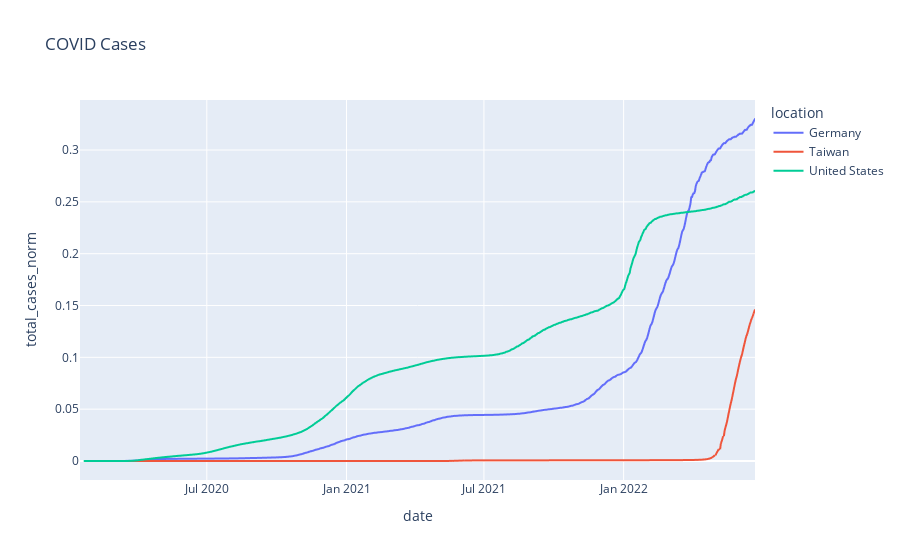

This figure's notebook cell:
### Code cell
figAllNormalized = px.line(df_allSelectedCountries, x="date", y="total_cases_norm", color="location", title="COVID Cases")
figAllNormalized.show()

### Figure 1 — Plotly figure (JSON) as saved in the notebook; plotly's stock layout.template omitted (floating-point values rounded to 4 significant figures; data arrays with more than 128 entries replaced by an {"elided": "..."} marker saying what was removed)
{"data": [{"hovertemplate": "location=Germany<br>date=%{x}<br>total_cases_norm=%{y}<extra></extra>", "legendgroup": "Germany", "line": {"color": "#636efa", "dash": "solid"}, "marker": {"symbol": "circle"}, "mode": "lines", "name": "Germany", "showlegend": true, "type": "scattergl", "x": {"elided": "879 str values"}, "xaxis": "x", "y": {"elided": "879 float values"}, "yaxis": "y"}, {"hovertemplate": "location=Taiwan<br>date=%{x}<br>total_cases_norm=%{y}<extra></extra>", "legendgroup": "Taiwan", "line": {"color": "#EF553B", "dash": "solid"}, "marker": {"symbol": "circle"}, "mode": "lines", "name": "Taiwan", "showlegend": true, "type": "scattergl", "x": {"elided": "890 str values"}, "xaxis": "x", "y": {"elided": "890 float values"}, "yaxis": "y"}, {"hovertemplate": "location=United States<br>date=%{x}<br>total_cases_norm=%{y}<extra></extra>", "legendgroup": "United States", "line": {"color": "#00cc96", "dash": "solid"}, "marker": {"symbol": "circle"}, "mode": "lines", "name": "United States", "showlegend": true, "type": "scattergl", "x": {"elided": "884 str values"}, "xaxis": "x", "y": {"elided": "884 float values"}, "yaxis": "y"}], "layout": {"legend": {"title": {"text": "location"}, "tracegroupgap": 0}, "title": {"text": "COVID Cases"}, "xaxis": {"anchor": "y", "domain": [0, 1], "title": {"text": "date"}}, "yaxis": {"anchor": "x", "domain": [0, 1], "title": {"text": "total_cases_norm"}}}}
